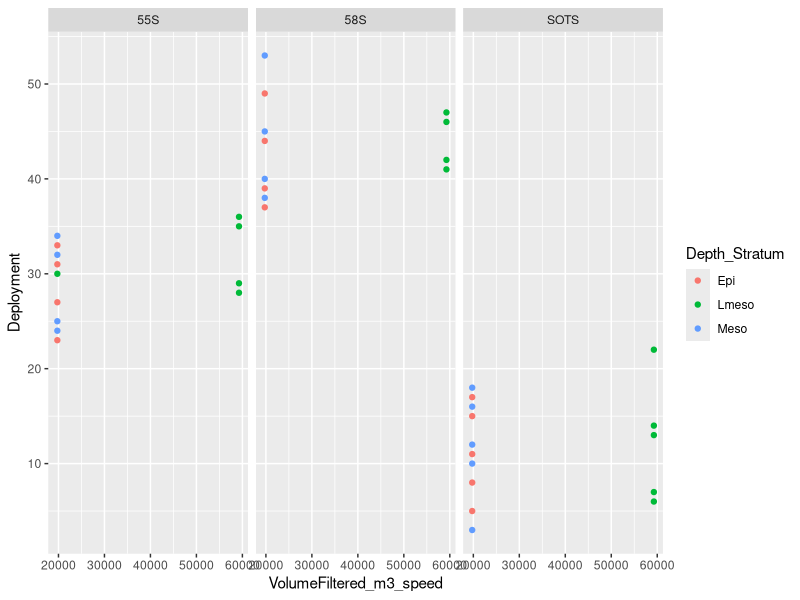
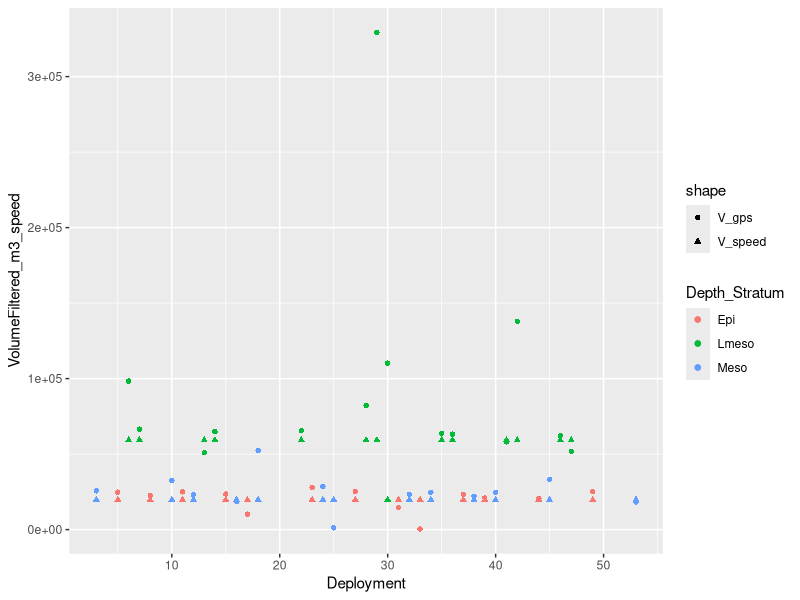

The R source for these figures, in order:
## ---- chunk 1
knitr::opts_chunk$set(echo = TRUE)
library(tidyverse)
library(dplyr)
library(knitr)
library(ggplot2)
## ---- chunk 2
Shot_withgps <- read_csv("Results/IN2020_V08_Shot_startStop_gps.csv")
## ---- chunk 3



ggplot(data = (filter(Shot_withgps,Depth_Stratum == "Lmeso" |Depth_Stratum=="Meso" | Depth_Stratum == "Epi")), 
               aes(VolumeFiltered_m3_speed,Deployment, colour = Depth_Stratum)) +
 
  geom_point()+
facet_grid(~Site)

ggplot(filter(Shot_withgps,Depth_Stratum == "Lmeso" |Depth_Stratum=="Meso" | Depth_Stratum == "Epi"), aes(x=Deployment,colour = Depth_Stratum)) + 
  geom_point(aes(y=VolumeFiltered_m3_speed, shape="V_speed")) + 
  geom_point(aes(y=VolumeFiltered_m3_gps, shape="V_gps")) 
